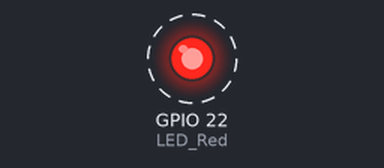
Simulated run of this sketch. Board: ESP32-C6. Shown: output pins drawn as LEDs (lit = HIGH). Dashed ring = blinking. What the sketch prints to the serial monitor is not drawn.

Above: at 0.5 s.
Timing chart, 0 to 3.3 s (numbered marks = the images above):
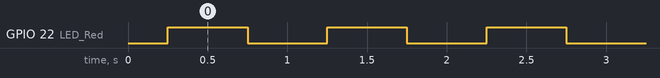

Measured:
- by itself, GPIO 22 (LED_Red): alternates HIGH for 0.50 s and LOW for 0.50 s

The sketch:

RED_LED_Test.ino
```cpp
/*
  Dave Williams, DitroniX 2019-2026 (ditronix.net)
  ESPKite - IoT ESP32-C6 Based Home and Industrial LoRa Controller SDK
  Features include ESPKite | ESP32-C6 LoRa SX1262 E22-900M22S E22-400M22S RS485 5-60V Relay

  ESPKite - Basic Bring Up Test Code - May 2026

  Remember!
  - Set the BOARD to Use ESP32C6 Dev Module (or similar).
  - You can also set the BAUD rate up to 921600 to speed up flashing.
  - The SDK does NOT need external power to flash.  It will take Power from the USB 5V.
  - The Serial Monitor is configured for BAUD 115200

  The purpose of this test code is to cycle through the various main functions of the board as part of bring up testing.
  .
  This test code is OPEN SOURCE and formatted for easier viewing.  Although is is not intended for real world use, it may be freely used, or modified as needed.
  It is distributed on an "AS IS" BASIS, WITHOUT WARRANTIES OR CONDITIONS OF ANY KIND, either express or implied.

  Further information, details and examples can be found on our website or github.com/DitroniX

  * github.com/DitroniX
  * github.com/DitroniX/ESPKite-ESP32-C6-SX1262-LoRa-RS485-60V-Relay
  * github.com/DitroniX/ESPKite-ESP32-C6-SX1262-LoRa-RS485-60V-Relay/wiki
  * hackster.io/DitroniX/espkite-esp32-c6-sx1262-lora-rs485-5-60v-relay-output-8891a3
*/

// Libraries
#include <Arduino.h>

// **************** USER VARIABLES / DEFINES / STATIC / STRUCTURES / CONSTANTS ****************

// **************** OUTPUTS ****************
#define LED_Red 22  // Red LED

// **************** FUNCTIONS AND ROUTINES ****************

// **************** SETUP ****************
void setup() {
  // Stabalise
  delay(250);

  // Initialise UART
  Serial.begin(115200, SERIAL_8N1);  // 115200
  while (!Serial)
    ;
  Serial.println("");

  //  Configures the specified LED GPIO as outputs
  pinMode(LED_Red, OUTPUT);

  // LEDs Default Off State
  digitalWrite(LED_Red, LOW);

  Serial.println("ESPKite Bring Up and Test Example Code");
}

// **************** LOOP ****************
void loop() {
  // Red
  digitalWrite(LED_Red, HIGH);
  delay(500);
  digitalWrite(LED_Red, LOW);
  delay(500);
}
//
```
